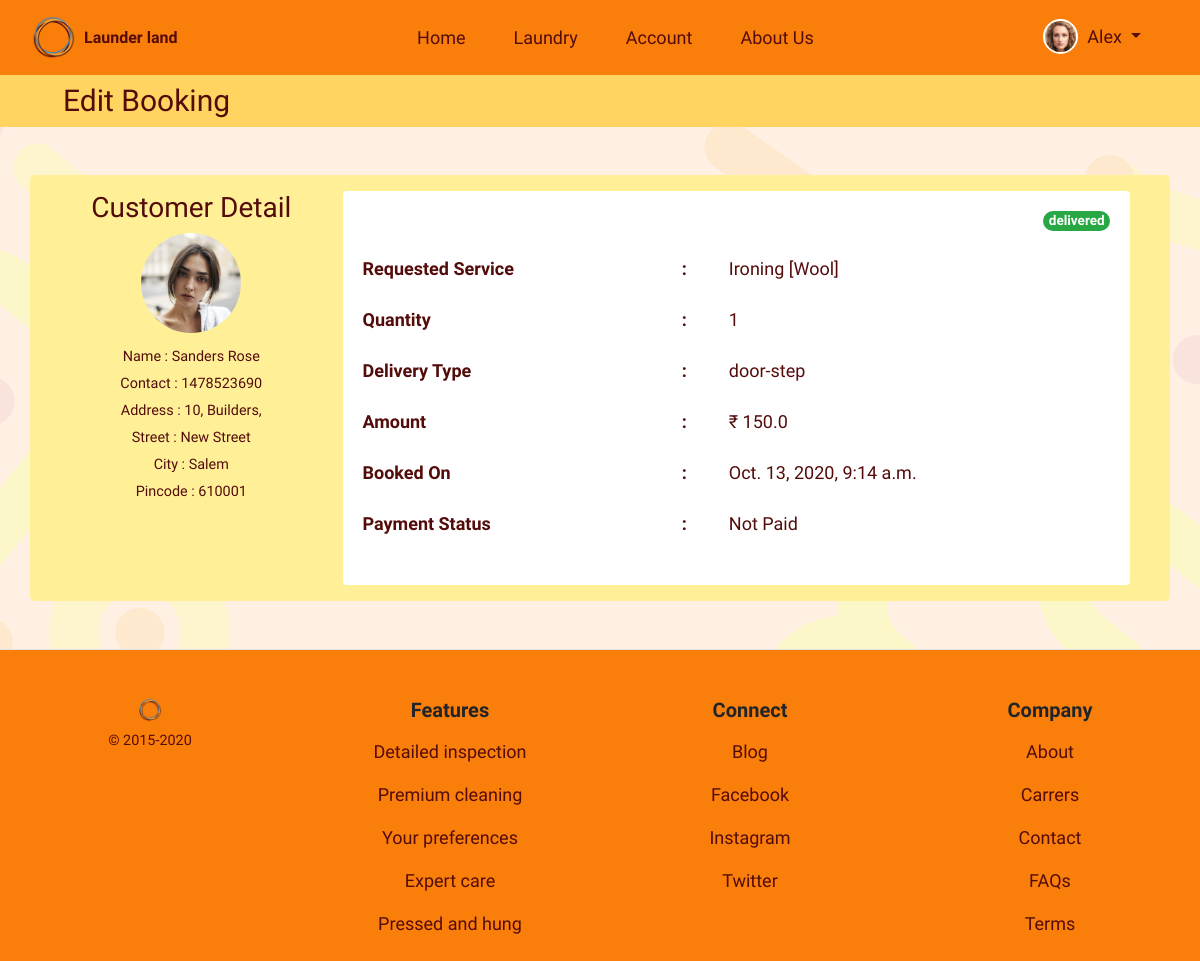
The app's page /laundry/staff_all_booking/7/edit (signed in), older data.
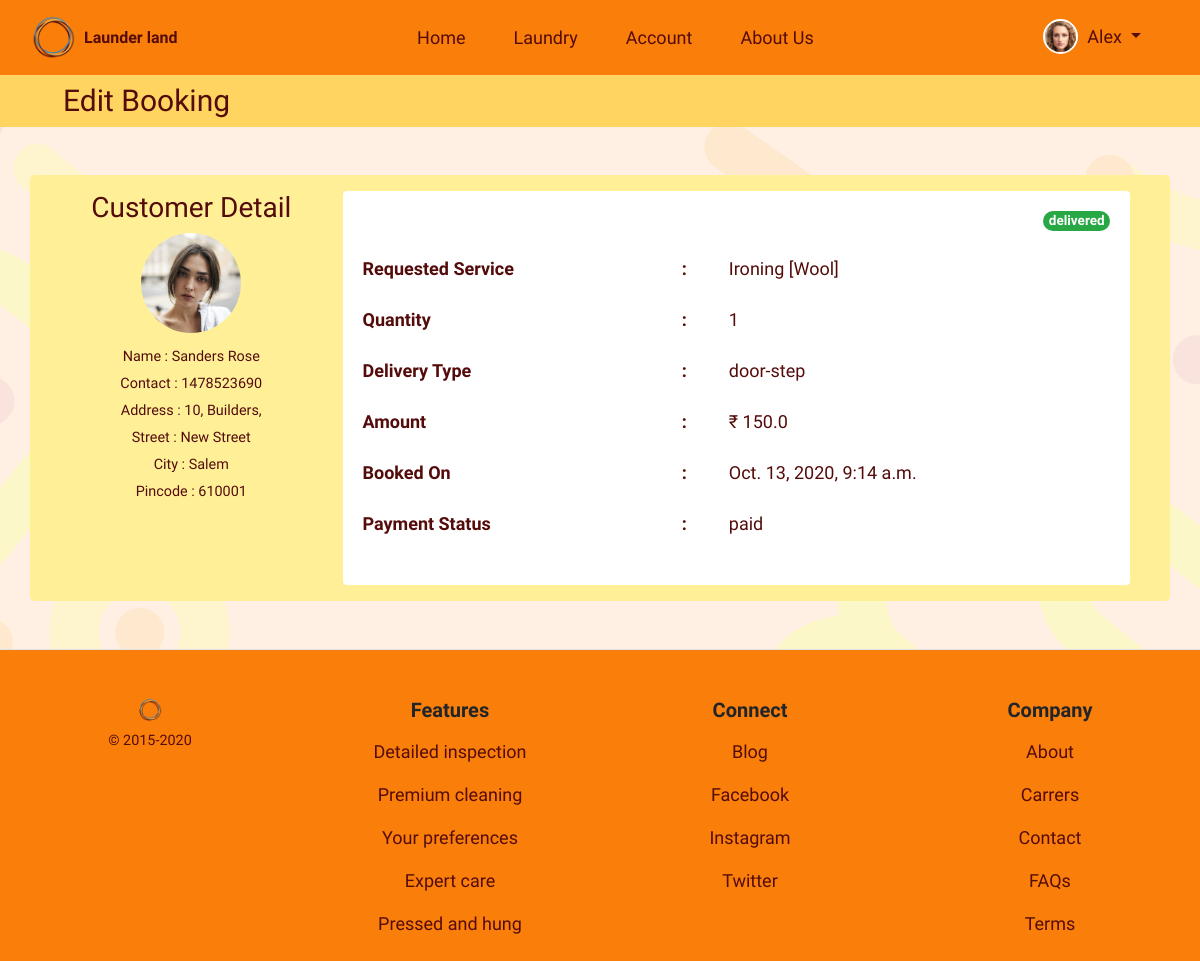
The same page, newer data.
### laundry/models.py (models this page shows)
class Payment(models.Model):
    cust_id = models.ForeignKey(
        User, on_delete=models.CASCADE)
    booking_id = models.ForeignKey(Booking, on_delete=models.CASCADE)
    payment_mode_choice = (('cash', 'Cash'),
                           ('online', 'Online'))
    payment_mode = models.CharField(
        max_length=25, choices=payment_mode_choice, default=payment_mode_choice[0][0])
    paid_date = models.DateTimeField(auto_now_add=True)
    paid_amount = models.FloatField(null=True, blank=True)
    status_choice = (('paid', 'Paid'),
                     ('not_paid', 'Not Paid'))
    status = models.CharField(
        max_length=10, choices=status_choice, default=status_choice[1][0])
    class Meta:
        verbose_name = 'Payment'
        verbose_name_plural = 'Payments'

### usermodule/decorators.py (the view)
    def wrap(request, *args, **kwargs):
        if request.user.is_authenticated:
            if request.user.user_type == 2 or request.user.user_type == 1:
                return function(request, *args, **kwargs)
            else:
                messages.warning(request, 'Signin using Staff Account')
                return redirect(redirect('usermodule:signin').url+'?next='+request.path)
        else:
            messages.info(request, 'Signin to continue')
            return redirect(redirect('usermodule:signin').url+'?next='+request.path)

### laundry/views.py (called while the page is built, shortened)
@user_is_staff
def staff_booking_edit(request, id):
    payments = None
    booking = get_object_or_404(Booking, id=id)
    if Payment.objects.filter(booking_id=booking.id).exists():
        payments = Payment.objects.get(booking_id=booking.id)
    staff_id = booking.assigned_staff.id
    myform = UpdateBookingForm(
        request.POST or None, instance=booking, request=request)
    context = {'form': myform, 'booking': booking, 'payments': payments}
    return render(request, 'laundry/staff_edit_booking.html', context=context)

### staffmodule/models.py (called while the page is built)
    def __str__(self):
        return self.service

    def __str__(self):
        return self.sub_service

### templates/laundry/staff_edit_booking.html (shortened to what the changed rows need)
{% extends 'base_layout.html' %}
{% load static %}
{% load crispy_forms_tags %}
{% block content %}
<body id="booking">
    <article class="container p-0">
        <div class="bg-light box-shadow-lg rounded-lg px-4 py-3 my-5 bg_light_orange_1">
            <div class="px-lg-3">
                <div class="row">
                    <section class="col-12 col-md-8 col-lg-9">
                        <div class="card border-0">
                            <div class="card-body brown rounded">
                                <table class="table brown borderless">
                                    <thead>
                                        <tr>
                                            <h5 class="card-title float-right badge rounded-pill
                                                    {% if booking.status == 'delivered' %}
                                                    badge-success
                                                    {% elif booking.status == 'ready' %}
                                                    badge-info
                                                    {% elif booking.status == 'cleaning' %}
                                                    badge-secondary
                                                    {% elif booking.status == 'pickedup' %}
                                                    badge-primary
                                                    {% elif booking.status == 'pending' %}
                                                    badge-warning
                                                    {% elif booking.status == 'canceled' %}
                                                    badge-danger
                                                    {% endif %}">
                                                {{ booking.status }}
                                            </h5>
                                        </tr>
                                    </thead>
                                    <tbody>
                                        <tr>
                                            <th class="px-0" scope="row"> Requested Service</th>
                                            <th>:</th>
                                        </tr>
                                        <tr>
                                            <th class="px-0" scope="row">Quantity</th>
                                            <th>:</th>
                                        </tr>
                                        <tr>
                                            <th class="px-0" scope="row">Delivery Type</th>
                                            <th>:</th>
                                        </tr>
                                        <tr>
                                            <th class="px-0" scope="row">Amount</th>
                                            <th>:</th>
                                        </tr>
                                        <tr>
                                            <th class="px-0" scope="row">Booked On</th>
                                            <th>:</th>
                                        </tr>
                                        <tr>
                                            <th class="px-0" scope="row">Payment Status</th>
                                            <th>:</th>
                                            <td class="px-0">
                                                {% if payments.status == "paid" %}
                                                {{ payments.status }}
                                                {% else %}
                                                Not Paid
                                                {% endif %}
                                            </td>
                                        </tr>
                                    </tbody>
                                </table>
                            </div>
                        </div>
                    </section>
                </div>
            </div>
        </div>
    </article>
</body>
{% endblock %}

Row changes from the older to the newer data that the page shows:
added Payment: status "paid"
Text that changed along with them:
text no longer shown: "Not Paid"
